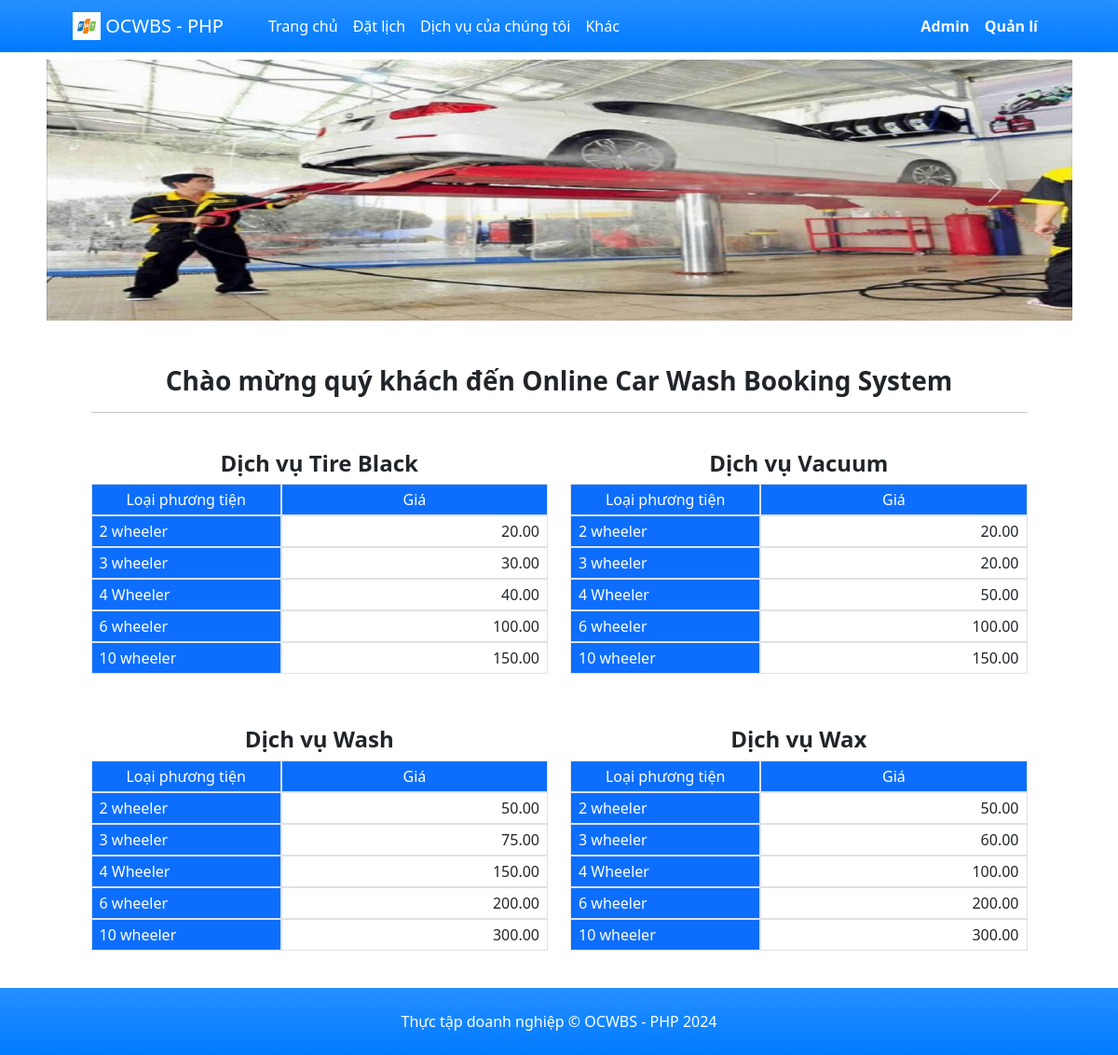
The page / on the database its author committed.
### tables this page shows
CREATE TABLE `service_list` (
  `id` int(30) NOT NULL,
  `name` text NOT NULL,
  `description` text NOT NULL,
  `status` tinyint(4) NOT NULL DEFAULT 1,
  `delete_flag` tinyint(4) NOT NULL DEFAULT 0,
  `date_created` datetime NOT NULL DEFAULT current_timestamp(),
  `date_updated` datetime NOT NULL DEFAULT current_timestamp() ON UPDATE current_timestamp()
);

CREATE TABLE `price_list` (
  `service_id` int(30) NOT NULL,
  `vehicle_id` int(30) NOT NULL,
  `price` float(15,2) NOT NULL DEFAULT 0.00
);

CREATE TABLE `vehicle_list` (
  `id` int(30) NOT NULL,
  `name` text NOT NULL,
  `status` tinyint(1) NOT NULL DEFAULT 1,
  `delete_flag` tinyint(1) NOT NULL DEFAULT 0,
  `date_created` datetime NOT NULL DEFAULT current_timestamp(),
  `date_updated` datetime NOT NULL DEFAULT current_timestamp() ON UPDATE current_timestamp()
);

### classes/DBConnection.php (called while the page is built, shortened)
<?php
class DBConnection{
    private $host = DB_SERVER;
    private $username = DB_USERNAME;
    private $password = DB_PASSWORD;
    private $database = DB_NAME;
    public $conn;
    public function __construct(){
        if (!isset($this->conn)) {
            $this->conn = new mysqli($this->host, $this->username, $this->password, $this->database);
        }
    }
}
?>

### classes/SystemSettings.php (called while the page is built, shortened)
<?php
class SystemSettings extends DBConnection{
	function info($field=''){
		if(!empty($field)){
			if(isset($_SESSION['system_info'][$field]))
				return $_SESSION['system_info'][$field];
			else
				return false;
		}else{
			return false;
		}
	}
}
$_settings = new SystemSettings();
?>

### config.php (called while the page is built, shortened)
<?php
require_once('classes/DBConnection.php');
require_once('classes/SystemSettings.php');
function validate_image($file){
	if(!empty($file)){
        $ex = explode("?",$file);
        $file = $ex[0];
        $ts = isset($ex[1]) ? "?".$ex[1] : '';
		if(is_file(base_app.$file)){
			return base_url.$file.$ts;
		}else{
			return base_url.'dist/img/no-image-available.png';
		}
	}else{
		return base_url.'dist/img/no-image-available.png';
	}
}
function format_num($number = '' , $decimal = ''){
    if(is_numeric($number)){
        $ex = explode(".",$number);
        $decLen = isset($ex[1]) ? strlen($ex[1]) : 0;
        if(is_numeric($decimal)){
            return number_format($number,$decimal);
        }else{
            return number_format($number,$decLen);
        }
    }else{
        return "Invalid Input";
    }
}
?>

### home.php (the view, shortened to what this page needs)
<section class="py-0">
    <div class="container">
        <div class="col-lg-12 py-2">
            <div class="row">
                <div class="col-md-12">
                    <div id="carouselExampleControls" class="carousel slide bg-dark" data-ride="carousel">
                        <div class="carousel-inner">
                            <?php
                                $upload_path = "uploads/banner";
                                if(is_dir(base_app.$upload_path)):
                                $file= scandir(base_app.$upload_path);
                                $_i = 0;
                                    foreach($file as $img):
                                        if(in_array($img,array('.','..')))
                                            continue;
                                $_i++;
                            ?>
                            <div class="carousel-item h-100 <?php echo $_i == 1 ? "active" : '' ?>">
                                <img src="<?php echo validate_image($upload_path.'/'.$img) ?>" class="d-block w-100  h-100" alt="<?php echo $img ?>">
                            </div>
                            <?php endforeach; ?>
                            <?php endif; ?>
                        </div>
                        <button class="carousel-control-prev" type="button" data-target="#carouselExampleControls" data-slide="prev">
                            <span class="carousel-control-prev-icon" aria-hidden="true"></span>
                        </button>
                        <button class="carousel-control-next" type="button" data-target="#carouselExampleControls" data-slide="next">
                            <span class="carousel-control-next-icon" aria-hidden="true"></span>
                        </button>
                        </div>
                </div>
            </div>
            <div class="container px-4 px-lg-5 mt-5">
                <h3 class="text-center font-weight-bolder">Chào mừng quý khách đến <?= $_settings->info('name') ?></h3>
                <hr>
                <div class="row">
                    <?php
                    $services = $conn->query("SELECT * FROM `service_list` where delete_flag = 0 and `status` = 1 order by (`name`) asc");
                    while($row = $services->fetch_assoc()):
                    ?>
                    <div class="col-lg-6 col-md-6 col-sm-12 col-xs-12 py-4">
                        <h4 class="text-center"><b>Dịch vụ <?= $row['name'] ?> </b></h4>
                        <div class="row mx-0 my-2">
                            <div class="col-5 border bg-primary m-0 text-center px-2 py-1">Loại phương tiện</div>
                            <div class="col-7 border bg-primary m-0 text-center px-2 py-1">Giá</div>
                            <?php
                            $vehicles = $conn->query("SELECT v.name as vehicle, p.price FROM `vehicle_list` v inner join `price_list` p on v.id = p.vehicle_id where p.service_id = '{$row['id']}' and v.delete_flag = 0 and v.status = 1 order by abs(v.`name`) asc ");
                            while($vrow = $vehicles->fetch_assoc()):
                            ?>
                            <div class="col-5 border bg-primary m-0 px-2 py-1"><?= $vrow['vehicle'] ?></div>
                            <div class="col-7 border m-0 px-2 py-1 text-right"><?= format_num($vrow['price']) ?></div>
                            <?php endwhile; ?>
                        </div>
                    </div>
                    <?php endwhile; ?>
                </div>
            </div>
    </div>
    </div>
</section>

### index.php (shortened to what this page needs)
<?php require_once('config.php'); ?>
<!DOCTYPE html>
<html lang="en">
<?php require_once('inc/header.php') ?>
<body>
<?php require_once('inc/topBarNav.php') ?>
<?php $page = isset($_GET['p']) ? $_GET['p'] : 'home';  ?>
<?php
    if(!file_exists($page.".php") && !is_dir($page)){
        include '404.html';
    }else{
    if(is_dir($page))
        include $page.'/index.php';
    else
        include $page.'.php';
    }
?>
<?php require_once('inc/footer.php') ?>
</body>
</html>

### inc/header.php (shortened to what this page needs)
<head>
    <link rel="stylesheet" href="<?php echo base_url ?>plugins/fontawesome-free/css/all.min.css">
    <link rel="stylesheet" href="<?php echo base_url ?>plugins/tempusdominus-bootstrap-4/css/tempusdominus-bootstrap-4.min.css">
  <link rel="stylesheet" href="<?php echo base_url ?>plugins/datatables-bs4/css/dataTables.bootstrap4.min.css">
  <link rel="stylesheet" href="<?php echo base_url ?>plugins/datatables-responsive/css/responsive.bootstrap4.min.css">
  <link rel="stylesheet" href="<?php echo base_url ?>plugins/datatables-buttons/css/buttons.bootstrap4.min.css">
  <link rel="stylesheet" href="<?php echo base_url ?>plugins/select2/css/select2.min.css">
  <link rel="stylesheet" href="<?php echo base_url ?>plugins/select2-bootstrap4-theme/select2-bootstrap4.min.css">
    <link rel="stylesheet" href="<?php echo base_url ?>plugins/icheck-bootstrap/icheck-bootstrap.min.css">
    <link rel="stylesheet" href="<?php echo base_url ?>plugins/jqvmap/jqvmap.min.css">
    <link rel="stylesheet" href="<?php echo base_url ?>dist/css/adminlte.css">
    <link rel="stylesheet" href="<?php echo base_url ?>dist/css/custom.css">
    <link rel="stylesheet" href="<?php echo base_url ?>assets/css/styles.css">
    <link rel="stylesheet" href="<?php echo base_url ?>plugins/overlayScrollbars/css/OverlayScrollbars.min.css">
    <link rel="stylesheet" href="<?php echo base_url ?>plugins/daterangepicker/daterangepicker.css">
    <link rel="stylesheet" href="<?php echo base_url ?>plugins/summernote/summernote-bs4.min.css">
  <link rel="stylesheet" href="<?php echo base_url ?>plugins/sweetalert2-theme-bootstrap-4/bootstrap-4.min.css">
  </head>

### inc/topBarNav.php (shortened to what this page needs)
<nav class="navbar navbar-expand-lg navbar-dark bg-gradient-primary">
            <div class="container px-4 px-lg-5 ">
                <a class="navbar-brand" href="./">
                <img src="<?php echo validate_image($_settings->info('logo')) ?>" width="30" height="30" class="d-inline-block align-top" alt="" loading="lazy">
                <?php echo $_settings->info('short_name') ?>
                </a>
                <div class="collapse navbar-collapse" id="navbarSupportedContent">
                    <ul class="navbar-nav me-auto mb-2 mb-lg-0 ms-lg-4">
                        <li class="nav-item"><a class="nav-link text-white" aria-current="page" href="./">Trang chủ</a></li>
                        <li class="nav-item"><a class="nav-link text-white" aria-current="page" href="./?p=booking">Đặt lịch</a></li>
                        <li class="nav-item"><a class="nav-link text-white" aria-current="page" href="./?p=services">Dịch vụ của chúng tôi</a></li>
                        <li class="nav-item"><a class="nav-link text-white" href="./?p=about">Khác</a></li>
                    </ul>
                    <div class="d-flex align-items-center">
                        <a class="font-weight-bolder text-light mx-2 text-decoration-none" href="./admin"> Admin</a>
                        <a class="font-weight-bolder text-light mx-2 text-decoration-none" href="./admin"> Quản lí</a>
                    </div>
                </div>
            </div>
        </nav>

### inc/footer.php (shortened to what this page needs)
<footer class="py-4 bg-gradient-primary">
            <div class="container">
              <p class="m-0 text-center text-white">Thực tập doanh nghiệp &copy; <?php echo $_settings->info('short_name') ?> 2024</p>
          </div>
        </footer>

### home.php (style rules this page uses)
.carousel-item>img { object-fit:fill !important; }
#carouselExampleControls .carousel-inner { height:280px !important; }

### rows shown on the page
service_list: name "Tire Black"
price_list: vehicle.name "2 wheeler", price "20.00"
price_list: vehicle.name "3 wheeler", price "30.00"
price_list: vehicle.name "4 Wheeler", price "40.00"
price_list: vehicle.name "6 wheeler", price "100.00"
price_list: vehicle.name "10 wheeler", price "150.00"
service_list: name "Vacuum"
price_list: vehicle.name "2 wheeler", price "20.00"
price_list: vehicle.name "3 wheeler", price "20.00"
price_list: vehicle.name "4 Wheeler", price "50.00"
price_list: vehicle.name "6 wheeler", price "100.00"
price_list: vehicle.name "10 wheeler", price "150.00"
service_list: name "Wash"
price_list: vehicle.name "2 wheeler", price "50.00"
price_list: vehicle.name "3 wheeler", price "75.00"
price_list: vehicle.name "4 Wheeler", price "150.00"
price_list: vehicle.name "6 wheeler", price "200.00"
price_list: vehicle.name "10 wheeler", price "300.00"
service_list: name "Wax"
price_list: vehicle.name "2 wheeler", price "50.00"
price_list: vehicle.name "3 wheeler", price "60.00"
price_list: vehicle.name "4 Wheeler", price "100.00"
price_list: vehicle.name "6 wheeler", price "200.00"
price_list: vehicle.name "10 wheeler", price "300.00"

### other values the page prints
$_settings->info('short_name') "OCWBS - PHP"
$_settings->info('name') "Online Car Wash Booking System"
